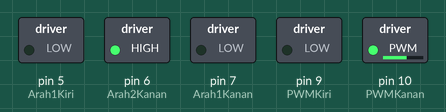
A sketch run on a simulated Arduino Uno, built with avr-gcc and run on an emulated ATmega328P. Parts: switched loads named in the sketch (green lamp = pin HIGH).

Above: at 0.05 s.
At 2.05 s:
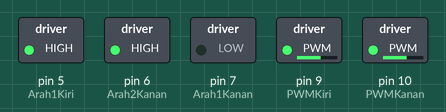
At 3.95 s:
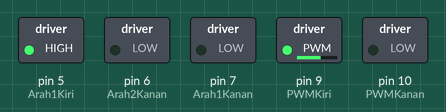
At 6.05 s:
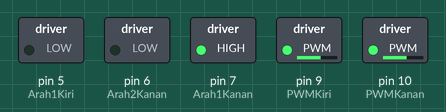
At 7.95 s:
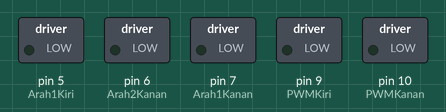
Timing chart, 0 to 10.4 s (numbered marks = the images above):
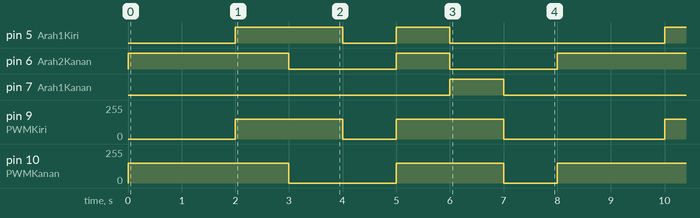

The sketch:

Motor_tanpa_shield.ino
```cpp
//Motor Kanan
//Tengah, Output 1 + dan Output 2 -
int Arah1Kanan = 7; //Input 1
int Arah2Kanan = 6; //Input 2
int PWMKanan = 10;  //Enable A

//Motor Kiri
//Kanan, Output 3 + dan Output 4 -
int Arah1Kiri = 5; //Input 3
int Arah2Kiri = 4; //Input 4
int PWMKiri = 9; //Enable B

//PWM Motor
int PWMMotor = 150;

void setup()
{
  Serial.begin(9600);
  pinMode(Arah1Kanan, OUTPUT);
  pinMode(Arah2Kanan, OUTPUT);
  pinMode(PWMKanan, OUTPUT);
  pinMode(Arah1Kiri, OUTPUT);
  pinMode(Arah1Kiri, OUTPUT);
  pinMode(PWMKiri, OUTPUT);
}

void loop()
{
  belokkanan();
  delay(1000);
  kiriberhenti();
  delay(1000);
  belokkiri();
  delay(1000);
  kananberhenti();
  delay(1000);
  kiriberhenti();
  delay(1000);
  maju();
  delay(1000);
  mundur();
  delay(1000);
  berhenti();
  delay(1000);
}

void belokkanan()
{
  analogWrite(PWMKanan, PWMMotor);
  digitalWrite(Arah1Kanan, LOW);
  digitalWrite(Arah2Kanan, HIGH);
}

void kananberhenti()
{
  analogWrite(PWMKanan, 0);
  digitalWrite(Arah1Kanan, LOW);
  digitalWrite(Arah2Kanan, LOW);
}

void belokkiri()
{
  analogWrite(PWMKiri, PWMMotor);
  digitalWrite(Arah1Kiri, HIGH);
  digitalWrite(Arah2Kiri, LOW);
}

void kiriberhenti()
{
  analogWrite(PWMKiri, 0);
  digitalWrite(Arah1Kiri, LOW);
  digitalWrite(Arah2Kiri, LOW);
}

void maju()
{
  analogWrite(PWMKanan, PWMMotor);
  digitalWrite(Arah1Kanan, LOW);
  digitalWrite(Arah2Kanan, HIGH);
  analogWrite(PWMKiri, PWMMotor);
  digitalWrite(Arah1Kiri, HIGH);
  digitalWrite(Arah2Kiri, LOW);
}

void mundur()
{
  analogWrite(PWMKanan, PWMMotor);
  digitalWrite(Arah1Kanan, HIGH);
  digitalWrite(Arah2Kanan, LOW);
  analogWrite(PWMKiri, PWMMotor);
  digitalWrite(Arah1Kiri, LOW);
  digitalWrite(Arah2Kiri, HIGH);
}

void berhenti()
{
  analogWrite(PWMKanan, 0);
  digitalWrite(Arah1Kanan, LOW);
  digitalWrite(Arah2Kanan, LOW);
  analogWrite(PWMKiri, 0);
  digitalWrite(Arah1Kiri, LOW);
  digitalWrite(Arah2Kiri, LOW);
}
```

Measured:
- by itself, pin 5 (Arah1Kiri): repeats every 8.0 s: LOW 1.0 s, HIGH 1.0 s, LOW 4.0 s, HIGH 2.0 s
- by itself, pin 6 (Arah2Kanan): repeats every 8.0 s: LOW 2.0 s, HIGH 1.0 s, LOW 2.0 s, HIGH 3.0 s
- by itself, pin 7 (Arah1Kanan): alternates HIGH for 1.0 s and LOW for 7.0 s
- by itself, pin 9 (PWMKiri): repeats every 8.0 s: 0/255 1.0 s, 150/255 2.0 s, 0/255 3.0 s, 150/255 2.0 s
- by itself, pin 10 (PWMKanan): repeats every 8.0 s: 0/255 2.0 s, 150/255 2.0 s, 0/255 1.0 s, 150/255 3.0 s
